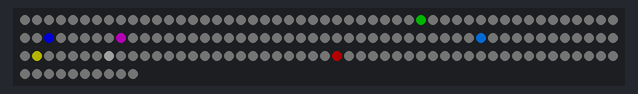
This program was run on a simulated Raspberry Pi Pico running MicroPython. Shown: 160 RGB LEDs in strip order, left to right, continuing on the next row. Dim RGB values are drawn brighter than linear.

Above: at 0.1 s.
At 5.34 s:
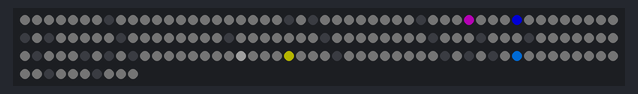
At 6.62 s:
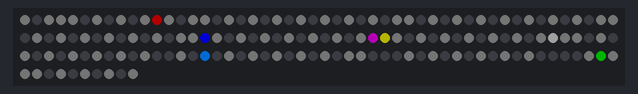
At 7.9 s:
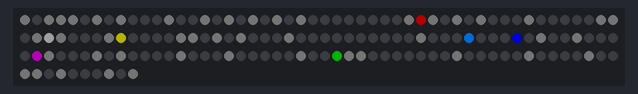
At 10.46 s:
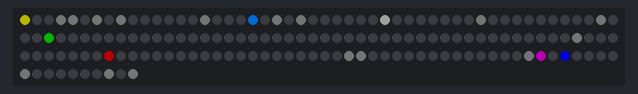
At 39.9 s:
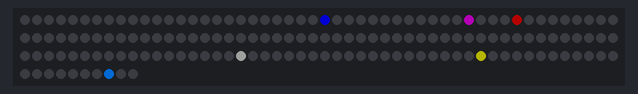

The program:

16x10_WS2812_LED_module.py
```python
from machine import Pin
import rp2
import time

@rp2.asm_pio(sideset_init=rp2.PIO.OUT_LOW, out_shiftdir=rp2.PIO.SHIFT_LEFT, autopull=True, pull_thresh=24)
def ws2812():
    T1 =  4 # 16 # 8	# 7 ilość cykli, ile cykli ma trwać stan. Nie ważne, że dochodzi cykl rozkazu - ówzględnione poprzez odjęcie 1
    T2 =  4 #  7 # 7	# 4 ilość cykli, ile cykli ma trwać stan. Nie ważne, że dochodzi cykl rozkazu - ówzględnione poprzez odjęcie 1
    T3 = 13 #  6 # 9	# 5 ilość cykli, ile cykli ma trwać stan. Nie ważne, że dochodzi cykl rozkazu - ówzględnione poprzez odjęcie 1
    T4 = 13 #  4 # 9	# 5 ilość cykli, ile cykli ma trwać stan. Nie ważne, że dochodzi cykl rozkazu - ówzględnione poprzez odjęcie 1
    wrap_target()
    label("bitloop")
    out(x, 1)               .side(0)    [T1 - 1] # 7
    jmp(not_x, "do_zero")   .side(1)    [T2 - 1] # 4
    jmp("bitloop")          .side(1)    [T3 - 1] # 5
    label("do_zero")
    nop()                   .side(0)    [T4 - 1] # 5
    wrap()
class displayWS2812:
    def __init__(self, datain, foreground, background):
        self.foreground = foreground
        self.background = background
        self.display_array = []
        for i in range(0, 160):
            self.display_array.append(self.background)
        # Create the StateMachine with the ws2812 program, outputting on Pin(din).
        # freq dobrana by był najmniejszy błąd dla różnych typów WS2812 - jaknie zadziała to zabawa zegarem i iloścą cykli
        self.sm = rp2.StateMachine(0, ws2812, freq= 12_500_000, sideset_base=Pin(datain)) # 19_000_000 # 19_000_000 # 12_800_000
        # Start the StateMachine, it will wait for data on its FIFO.
        self.sm.active(1)
        self.show()
    def plot(self, x, y, color = None, show = False):
        if color == None: color = self.foreground
        x = abs(x) % 16		# 0 <= X <= 15
        y = abs(y) % 10		# 0 <= Y <= 9
        pos = x + 16*(9 - y)
        self.display_array[pos] = color
        if show: self.show()
    def unplot(self, x, y, show = False):
        self.plot(x, y, self.background, show)
    def show(self):
        sm_put = self.sm.put
        for led in self.display_array:
            sm_put(led)
        # można wprowadzić przerwę
        time.sleep_us(50)
        # by na pewno pojawił się stan REST na linii DIN WS2812 o czasie trwania 50 us (katalogowo)
    def clear(self):
        for pos in range(0, 160):
            self.display_array[pos] = self.background
        self.show()
#
# --------------------------------------------------------------------------------------
#
class piksel:
    def __init__(self, red, green, blue):
        # r,g,b <= 255
        self.red = abs(red) & 0xFF
        self.green = abs(green) & 0xFF
        self.blue = abs(blue) & 0xFF
        # 32 bitowy atrubut
        self.__rgb32bit__ = (red << 24) | (green << 16) | (blue << 8)
    def get32bit(self):
        return self.__rgb32bit__
    def set32bit(self, rgb32bit):
        self.__rgb32bit__ = abs(rgb32bit) & 0xFFFFFFFF
        self.red   = (self.__rgb32bit__ & 0xFF000000) >> 24
        self.green = (self.__rgb32bit__ & 0xFF0000  ) >> 16
        self.blue  = (self.__rgb32bit__ & 0xFF00    ) >>  8
        return [self.red, self.green, self.blue]
#
# ===================================================================================================
#
#
# Program demo użycia sterowania diodami WS2812 w module 10x16 (160 diod)
# oraz zmiennej typu piksel
#
# Odbijające się piłeczki
#

# inicjalizacja
pin_DIN_WS2812 = 0
kolor_pikselka = piksel(0,0,0).get32bit()   # ustawienie pro forma bo i tak będzie zmieniany - wymagania inicjalizacji modułu
kolor_tla = piksel(1,1,1).get32bit()        # ustawienie pro forma bo i tak będzie zmieniany - wymagania inicjalizacji modułu
# kolor_tla = piksel(0,0,0).get32bit()        # ustawienie pro forma bo i tak będzie zmieniany - wymagania inicjalizacji modułu
ekran = displayWS2812(pin_DIN_WS2812, kolor_pikselka, kolor_tla)
ekran.clear()                               # przygotowanie modułu i wypełnienie tła kolorem: kolor_tla
ekran.background = piksel(0,0,0).get32bit() # ustawienie koloru tla bez wypełniania nim ekranu - piłeczka będzie "wymazywać" tło
#
# Snake
#
moduly = [
        {'x': 1,'dx': 1,'y':7,'dy':-1, 'y0':6, 'dy0':1, 'nr_koloru':0}, # moduł nr 0
        {'x':14,'dx':-1,'y':2,'dy': 1, 'y0':5, 'dy0':1, 'nr_koloru':1}, # moduł nr 1
        {'x': 4,'dx': 1,'y':6,'dy': 1, 'y0':4, 'dy0':1, 'nr_koloru':2}, # moduł nr 2
        {'x':11,'dx':-1,'y':3,'dy':-1, 'y0':3, 'dy0':1, 'nr_koloru':3}, # moduł nr 3
        {'x': 5,'dx': 1,'y':3,'dy':-1, 'y0':2, 'dy0':1, 'nr_koloru':4}, # moduł nr 1
        {'x':10,'dx':-1,'y':6,'dy': 1, 'y0':1, 'dy0':1, 'nr_koloru':5}, # moduł nr 2
        {'x': 8,'dx': 1,'y':4,'dy':-1, 'y0':0, 'dy0':1, 'nr_koloru':6}  # moduł nr 3
        ]
kolory = [	piksel(64, 0,  0).get32bit(),
            piksel( 0,64,  0).get32bit(),
            piksel( 0, 0,128).get32bit(),
            piksel(32,32, 32).get32bit(),
            piksel(64,64,  0).get32bit(),
            piksel( 0,64,64).get32bit(),
            piksel(64, 0,128).get32bit()
        ]
# tdelay = 0.04			# przerwa dla płynnej animacji ruchu
tdelay = 0.03
# narysowanie
for modul in moduly:
    ekran.plot(modul['x'], modul['y'], kolory[modul['nr_koloru']])
ekran.show()
time.sleep(5)
# animacja  Snake-a
while(1):
    time.sleep(tdelay)
    for modul in moduly:
        ekran.unplot(modul['x'], modul['y'])
#    ekran.show()
    for modul in moduly:
        if modul['x'] == 0 and modul['y'] == modul['y0']:
            nexty = modul['y'] + modul['dy0']
            if nexty < 0 or nexty > 9:
                modul['dy0'] *= -1
            modul['y0'] += modul['dy0']
            modul['y'] = modul['y0']
        nextx = modul['x'] + modul['dx']
        if nextx < 0 or nextx > 15:
            modul['dx'] *= -1
        nexty = modul['y'] + modul['dy']
        if nexty < 0 or nexty > 9:
            modul['dy'] *= -1
        modul['x'] += modul['dx']
        modul['y'] += modul['dy']
        ekran.plot(modul['x'], modul['y'], kolory[modul['nr_koloru']])
    time.sleep(tdelay)
    ekran.show()
```
